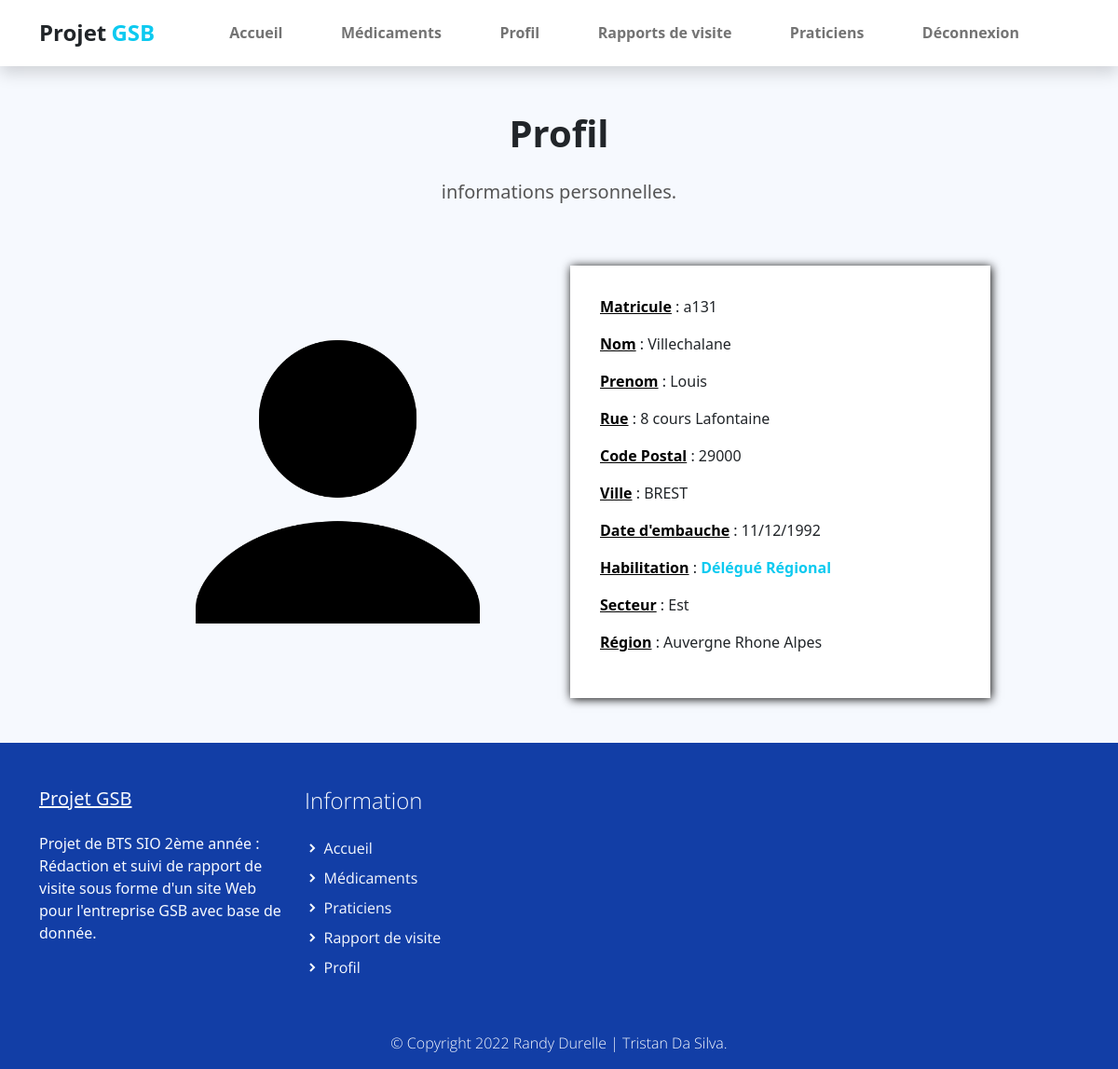
The app's page /index.php?uc=connexion&action=profil (signed in) with its own data.
### tables this page shows
CREATE TABLE IF NOT EXISTS `collaborateur` (
  `COL_MATRICULE` varchar(10) NOT NULL,
  `COL_NOM` varchar(25) DEFAULT NULL,
  `COL_PRENOM` varchar(50) DEFAULT NULL,
  `COL_ADRESSE` varchar(50) DEFAULT NULL,
  `COL_CP` varchar(5) DEFAULT NULL,
  `COL_VILLE` varchar(30) DEFAULT NULL,
  `COL_DATEEMBAUCHE` datetime DEFAULT NULL,
  `HAB_ID` int(11) DEFAULT NULL,
  `SEC_CODE` varchar(1) DEFAULT NULL,
  `REG_CODE` varchar(2) DEFAULT NULL,
  PRIMARY KEY (`COL_MATRICULE`),
  KEY `collaborateur_habilitation0_FK` (`HAB_ID`),
  KEY `collaborateur_secteur0_FK` (`SEC_CODE`),
  KEY `collaborateur_region1_FK` (`REG_CODE`)
);

CREATE TABLE IF NOT EXISTS `habilitation` (
  `HAB_ID` int(11) NOT NULL,
  `HAB_LIB` varchar(30) NOT NULL,
  PRIMARY KEY (`HAB_ID`)
);

CREATE TABLE IF NOT EXISTS `secteur` (
  `SEC_CODE` varchar(1) NOT NULL,
  `SEC_LIBELLE` varchar(15) DEFAULT NULL,
  PRIMARY KEY (`SEC_CODE`)
);

CREATE TABLE IF NOT EXISTS `region` (
  `REG_CODE` varchar(2) NOT NULL,
  `REG_NOM` varchar(50) DEFAULT NULL,
  `SEC_CODE` varchar(1) NOT NULL,
  PRIMARY KEY (`REG_CODE`),
  KEY `region_secteur0_FK` (`SEC_CODE`)
);

### modele/connexion.modele.inc.php (called while the page is built, shortened)
<?php
function getAllInformationCompte($matricule)
{
    try {
        $monPdo = connexionPDO();
        $req = 'SELECT c.`COL_MATRICULE` as `matricule`,c.`COL_NOM` as `nom`,`COL_PRENOM` as `prenom`,c.`COL_ADRESSE` as `adresse`,c.`COL_CP` as `cp`,c.`COL_VILLE` as `ville`, concat(DAY(COL_DATEEMBAUCHE),\'/\',MONTH(`COL_DATEEMBAUCHE`),\'/\',YEAR(`COL_DATEEMBAUCHE`)) as `date_embauche`, h.HAB_LIB as `habilitation` ,s.SEC_LIBELLE as `secteur`, r.REG_NOM as `region`, h.HAB_ID as `libeleID` FROM collaborateur c LEFT JOIN habilitation h ON h.HAB_ID=c.HAB_ID LEFT JOIN region r ON r.REG_CODE=c.REG_CODE LEFT JOIN secteur s ON s.`SEC_CODE`=r.`SEC_CODE` WHERE c.COL_MATRICULE="' . $matricule . '"';
        $res = $monPdo->query($req);
        $result = $res->fetch();
        return $result;
    } catch (PDOException $e) {
        print "Erreur !: " . $e->getMessage();
        die();
    }
}

### vues/v_profil.php (the view)
<section class="bg-light">
    <div class="container">
        <div class="structure-hero pt-lg-5 pt-4">
            <h1 class="titre text-center">Profil</h1>
            <p class="text text-center">
                <?php echo (isset($infoNonPersonnelle) && $infoNonPersonnelle)? "informations du collaborateur : " . $info[1] . " " . $info[2] : "informations personnelles."; ?>
            </p>
        </div>
        <div class="row align-items-center justify-content-center">
            <div class="test col-12 col-sm-8 col-lg-6 col-xl-5 col-xxl-4 py-lg-5">
                <img class="img-fluid w-75" src="assets/img/profil.png">
            </div>
            <div class="test col-12 col-sm-8 col-lg-6 col-xl-5 col-xxl-4 py-lg-5 py-3">
                <div class="formulaire">
                    <p><span class="carac">Matricule</span> : <?php echo htmlspecialchars($info[0]) ?></p>
                    <p><span class="carac">Nom</span> : <?php echo htmlspecialchars($info[1]) ?></p>
                    <p><span class="carac">Prenom</span> : <?php echo htmlspecialchars($info[2]) ?></p>
                    <p><span class="carac">Rue</span> : <?php echo htmlspecialchars($info[3]) ?></p>
                    <p><span class="carac">Code Postal</span> : <?php echo htmlspecialchars($info[4]) ?></p>
                    <p><span class="carac">Ville</span> : <?php echo htmlspecialchars($info[5]) ?></p>
                    <p><span class="carac">Date d'embauche</span> : <?php echo htmlspecialchars($info[6]) ?></p>
                    <p><span class="carac">Habilitation</span> : <span style="color:#0DCAF0;font-weight: 700;"> <?php echo htmlspecialchars($info[7]) ?></span></p>
                    <p><span class="carac">Secteur</span> : <?php echo htmlspecialchars($info[8]) ?></p>
                    <p><span class="carac">Région</span> : <?php echo htmlspecialchars($info[9]) ?></p>
                </div>
            </div>
        </div>
</section>

### assets/css/gsb.css (style rules this page uses)
p, a { font-weight: 400; }

### assets/css/custom.css (style rules this page uses)
body, html { height: 100%; margin: 0; padding: 0; }
body { background: #f6f9fe !important; width: 100%; position: relative; display: table; }
.carac { text-decoration: underline; font-weight: 600; color: #000; }
.test { display: flex; flex-direction: column; align-items: center; }
.titre { font-weight: 600; padding-bottom: 1rem; }
.text { font-size: 20; font-weight: 400; color: #555555; }
.formulaire { background-color: white; padding: 2em; box-shadow: 1px 1px 10px black; width: 100%; }
.bg-light { background-color: #f6f9fe; }
.structure-hero { display: flex; flex-direction: column; align-items: center; }

### records on screen
collaborateur: COL_MATRICULE "a131", COL_NOM "Villechalane", COL_PRENOM "Louis", COL_ADRESSE "8 cours Lafontaine", COL_CP "29000", COL_VILLE "BREST", HAB_ID.HAB_LIB "Délégué Régional", secteur.SEC_LIBELLE "Est", REG_CODE.REG_NOM "Auvergne Rhone Alpes"

### other values on screen
$info[6] "11/12/1992"
